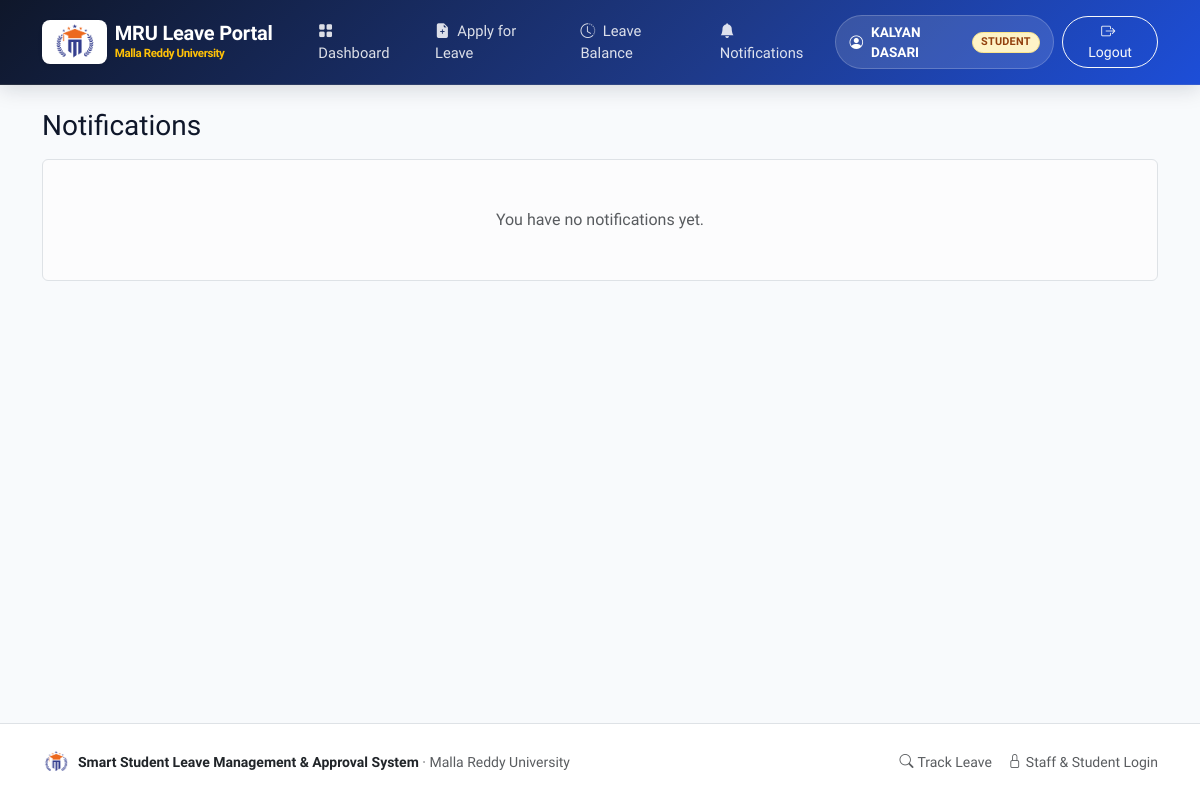
Page /notifications (signed in) on the earlier database version.
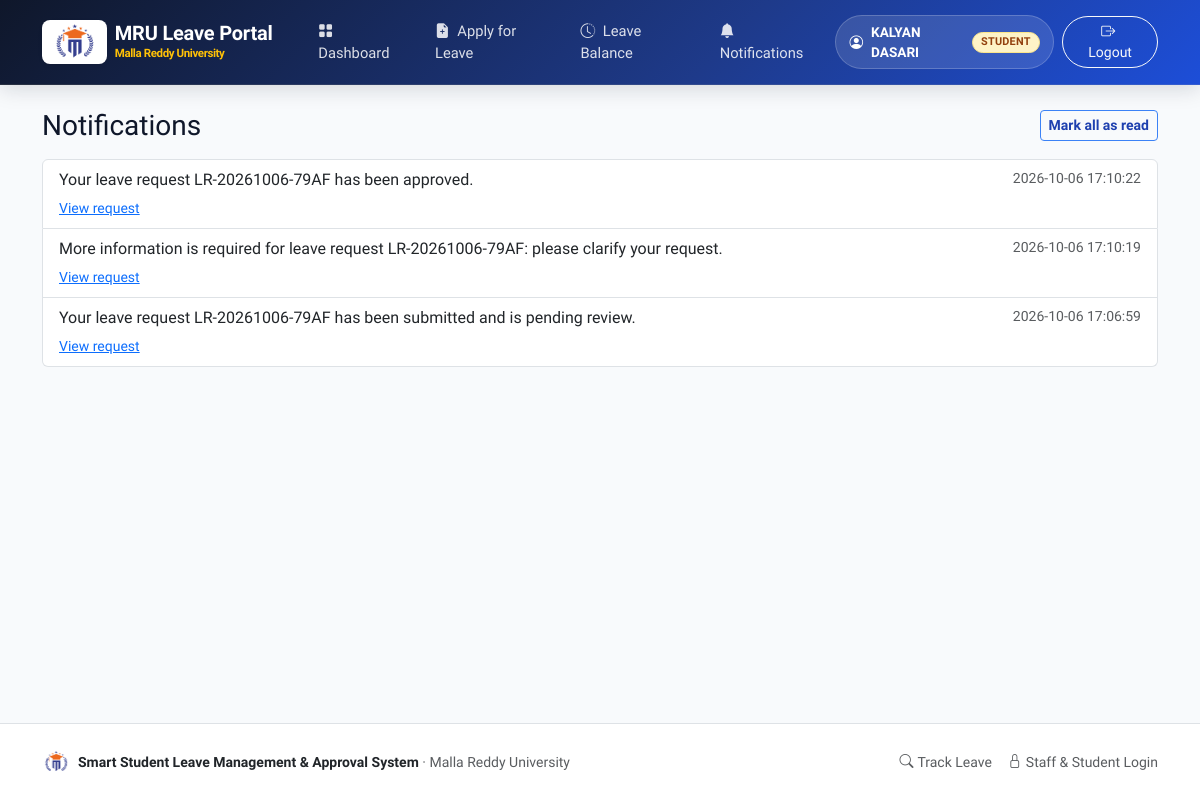
Same page on the later database version.
### tables this page shows
CREATE TABLE notifications (
    id INTEGER PRIMARY KEY AUTOINCREMENT,
    recipient_id INTEGER NOT NULL REFERENCES users(id),
    request_id INTEGER REFERENCES leave_requests(id),
    message TEXT NOT NULL,
    channel TEXT NOT NULL DEFAULT 'in_app',
    is_read INTEGER NOT NULL DEFAULT 0,
    sent_at TEXT NOT NULL
);

### leave_management/main.py (the view)
@bp.route("/notifications")
@login_required
def notifications():
    rows = query(
        """SELECT n.*, r.request_no FROM notifications n
           LEFT JOIN leave_requests r ON r.id = n.request_id
           WHERE n.recipient_id = ? AND n.channel = 'in_app'
           ORDER BY n.sent_at DESC, n.id DESC LIMIT 200""",
        (g.user["id"],),
    )
    return render_template("notifications.html", notifications=rows)

### leave_management/db.py (called while the page is built)
def get_db() -> sqlite3.Connection:
    if "db" not in g:
        g.db = sqlite3.connect(current_app.config["DATABASE"])
        g.db.row_factory = sqlite3.Row
        g.db.execute("PRAGMA foreign_keys = ON")
    return g.db

def query(sql: str, args=(), one: bool = False):
    cur = get_db().execute(sql, args)
    rows = cur.fetchall()
    cur.close()
    if one:
        return rows[0] if rows else None
    return rows

### leave_management/notify.py (called while the page is built)
def unread_count(user_id) -> int:
    row = query(
        "SELECT COUNT(*) AS n FROM notifications WHERE recipient_id = ? AND is_read = 0 AND channel = 'in_app'",
        (user_id,),
        one=True,
    )
    return row["n"] if row else 0

### leave_management/security.py (called while the page is built)
def load_user():
    user_id = session.get("user_id")
    g.user = None
    if user_id:
        g.user = query(
            """SELECT u.*, d.name AS department_name, b.name AS branch_name
               FROM users u
               LEFT JOIN departments d ON d.id = u.department_id
               LEFT JOIN branches b ON b.id = u.branch_id
               WHERE u.id = ? AND u.active = 1""",
            (user_id,),
            one=True,
        )
        if g.user is None:
            session.pop("user_id", None)

### templates/notifications.html (shortened to what this page needs)
{% extends "base.html" %}
{% block content %}
<div class="d-flex justify-content-between align-items-center mb-3">
  <h3 class="mb-0">Notifications</h3>
  {% if notifications %}
  <form method="post" action="{{ url_for('main.mark_all_read') }}">
    <button class="btn btn-sm btn-outline-primary">Mark all as read</button>
  </form>
  {% endif %}
</div>
{% if not notifications %}
<div class="alert alert-light border text-center py-5">
  <p class="mb-0 text-muted">You have no notifications yet.</p>
</div>
{% else %}
<div class="list-group">
  {% for n in notifications %}
  <div class="list-group-item {{ 'active' if not n.is_read }}">
    <div class="d-flex justify-content-between">
      <p class="mb-1">{{ n.message }}</p>
      <small class="text-nowrap ms-3 {{ 'text-white' if not n.is_read else 'text-muted' }}">{{ n.sent_at }}</small>
    </div>
    {% if n.request_id %}
    <small>
      {% if current_user.role == 'student' %}
      <a href="{{ url_for('student.detail', request_id=n.request_id) }}" class="{{ 'text-white' if not n.is_read }}">View request</a>
      {% else %}
      <a href="{{ url_for('review.detail', request_id=n.request_id) }}" class="{{ 'text-white' if not n.is_read }}">View request</a>
      {% endif %}
    </small>
    {% endif %}
  </div>
  {% endfor %}
</div>
{% endif %}
{% endblock %}

Differences in the rows shown:
added notifications: message "Your leave request LR-20261006-79AF has been approved.", sent_at "2026-10-06 17:10:22"
added notifications: message "More information is required for leave request LR-20261006-79AF: please clarify your request.", sent_at "2026-10-06 17:10:19"
added notifications: message "Your leave request LR-20261006-79AF has been submitted and is pending review.", sent_at "2026-10-06 17:06:59"
Other differences:
text no longer shown: "You have no notifications yet."
text now shown: "Mark all as read"
